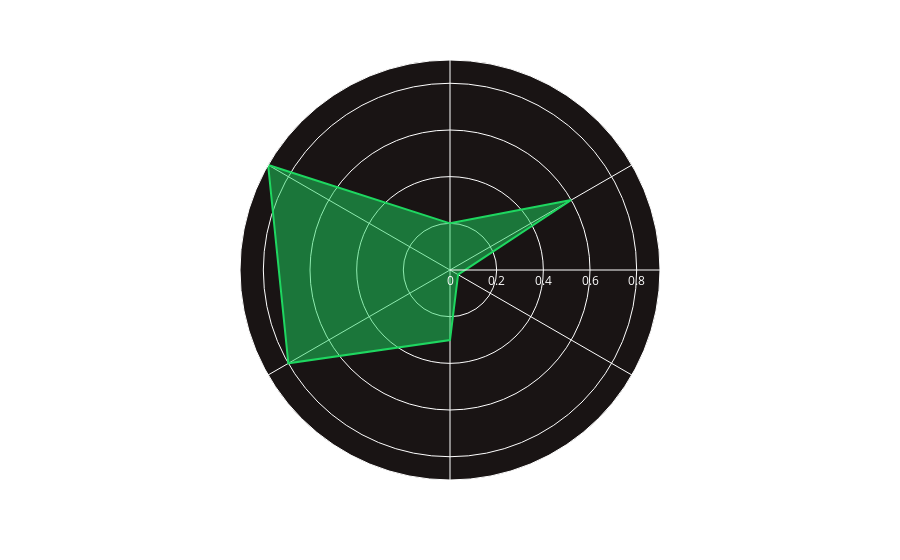

Write notebook code for a chart like this one.
### Code cell
val = [0.2, 0.6, 0.04, 0.3, 0.8, 0.9]
radarPlot(val)

### Figure 1 — Plotly figure (JSON) as saved in the notebook; plotly's stock layout.template omitted (floating-point values rounded to 4 significant figures)
{"data": [{"fill": "toself", "hovertemplate": "values=%{r}<br>subjects=%{theta}<extra></extra>", "legendgroup": "", "line": {"color": "rgb(30, 215, 96)", "dash": "solid"}, "marker": {"symbol": "circle"}, "mode": "lines", "name": "", "r": [0.2, 0.6, 0.04, 0.3, 0.8, 0.9, 0.2], "showlegend": false, "subplot": "polar", "theta": ["danceability", "liveness", "energy", "instrumentalness", "speechiness", "acoustiness", "danceability"], "type": "scatterpolar"}], "layout": {"autosize": true, "legend": {"tracegroupgap": 0}, "margin": {"t": 60}, "paper_bgcolor": "rgba(0,0,0,0)", "plot_bgcolor": "rgba(0,0,0,0)", "polar": {"angularaxis": {"direction": "clockwise", "rotation": 90, "tickfont": {"color": "white"}}, "bgcolor": "rgb(25, 20, 20)", "domain": {"x": [0, 1], "y": [0, 1]}, "radialaxis": {"tickfont": {"color": "white"}, "tickvals": [0, 0.2, 0.4, 0.6, 0.8]}}}}
